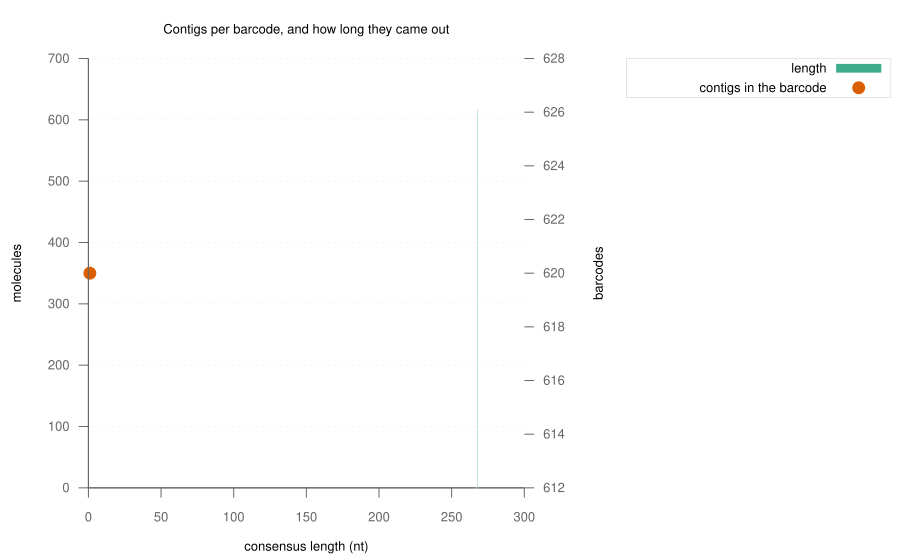

Here is the gnuplot script that generated this plot:
set terminal svg size 900,560 font "Helvetica,13" background rgb "white"
set output "/Users/mikesh/vcs/code/migec/assets/consensus_layout.svg"
set border 3 lw 1 lc rgb "#666666"
set tics nomirror out
set key outside right top box lw 0.5 lc rgb "#cccccc"
set style fill solid 0.85 border lc rgb "#ffffff"
set grid ytics lw 0.5 lc rgb "#e5e5e5"
set datafile separator "\t"
set datafile missing "NA"

set title "Contigs per barcode, and how long they came out"
set xlabel "consensus length (nt)"
set ylabel "molecules"
set y2label "barcodes"
set y2tics
set boxwidth 0.9 relative
plot "/Users/mikesh/vcs/code/migec/assets/SRR1763769.mig.tsv" using 8:(1) smooth frequency with boxes lc rgb "#1b9e77" title "length",      "" using 4:(1) axes x1y2 smooth frequency with points pt 7 ps 1.2      lc rgb "#d95f02" title "contigs in the barcode"
